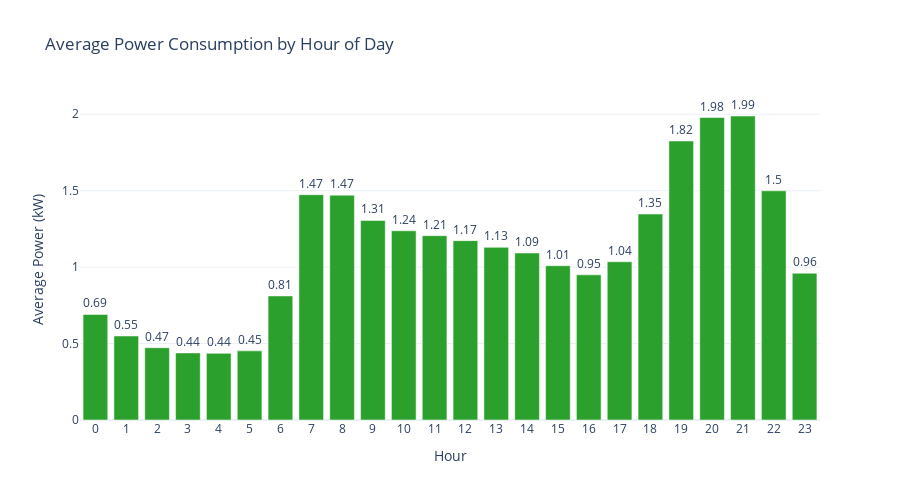

The notebook cell this image was saved under:
### Markdown cell above
## VISUALIZATION 2: DAILY PATTERNS

### Code cell
df_hourly['hour'] = df_hourly.index.hour
hourly_pattern = df_hourly.groupby('hour')['Global_active_power'].mean()

fig = go.Figure()

fig.add_trace(go.Bar(
    x=hourly_pattern.index,
    y=hourly_pattern.values,
    marker_color='#2ca02c',
    text=hourly_pattern.values.round(2),
    textposition='outside'
))

fig.update_layout(
    title='Average Power Consumption by Hour of Day',
    xaxis_title='Hour',
    yaxis_title='Average Power (kW)',
    height=500,
    xaxis=dict(tickmode='linear', tick0=0, dtick=1)
)

fig.show()

# Business insight
peak_hour = hourly_pattern.idxmax()
peak_power = hourly_pattern.max()
offpeak_hour = hourly_pattern.idxmin()
offpeak_power = hourly_pattern.min()

print(f"\nPEAK LOAD ANALYSIS:")
print(f"Peak hour: {peak_hour}:00 ({peak_power:.2f} kW)")
print(f"Off-peak hour: {offpeak_hour}:00 ({offpeak_power:.2f} kW)")
print(f"Peak vs. Off-peak difference: {((peak_power/offpeak_power - 1) * 100):.1f}%")

### Figure 1 — Plotly figure (JSON) as saved in the notebook; plotly's stock layout.template omitted (floating-point values rounded to 4 significant figures)
{"data": [{"marker": {"color": "#2ca02c"}, "text": [0.69, 0.55, 0.47, 0.44, 0.44, 0.45, 0.81, 1.47, 1.47, 1.31, 1.24, 1.21, 1.17, 1.13, 1.09, 1.01, 0.95, 1.04, 1.35, 1.82, 1.98, 1.99, 1.5, 0.96], "textposition": "outside", "type": "bar", "x": [0, 1, 2, 3, 4, 5, 6, 7, 8, 9, 10, 11, 12, 13, 14, 15, 16, 17, 18, 19, 20, 21, 22, 23], "y": [0.6904, 0.5497, 0.4729, 0.4387, 0.4359, 0.4523, 0.8115, 1.474, 1.471, 1.305, 1.238, 1.206, 1.173, 1.129, 1.092, 1.009, 0.9496, 1.035, 1.347, 1.825, 1.979, 1.989, 1.499, 0.9602]}], "layout": {"height": 500, "title": {"text": "Average Power Consumption by Hour of Day"}, "xaxis": {"dtick": 1, "tick0": 0, "tickmode": "linear", "title": {"text": "Hour"}}, "yaxis": {"title": {"text": "Average Power (kW)"}}}}
